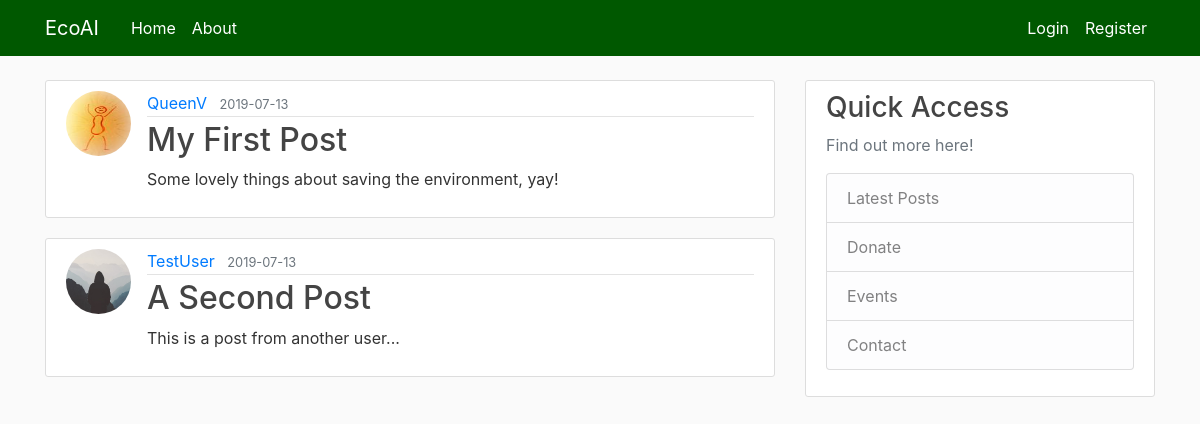
Page /home on the earlier database version.
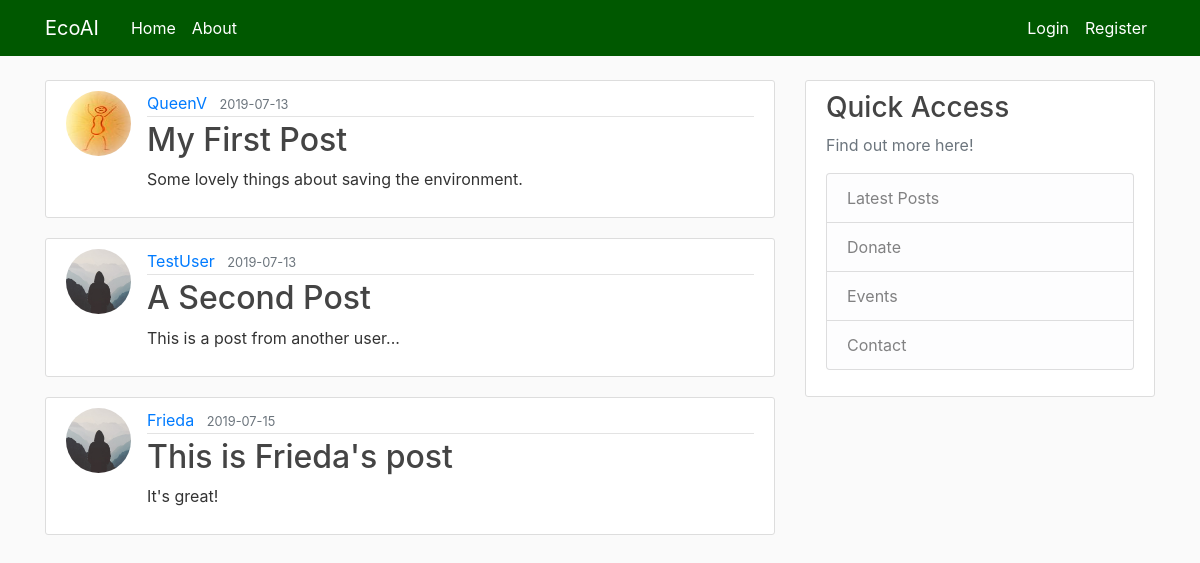
Same page on the later database version.
### flaskblog/models.py (models this page shows, shortened)
class Post(db.Model):
    id = db.Column(db.Integer, primary_key=True)
    title = db.Column(db.String(100), nullable=False)
    date_posted = db.Column(db.DateTime, nullable=False, default=datetime.utcnow)
    content = db.Column(db.Text, nullable=False)
    user_id = db.Column(db.Integer, db.ForeignKey('user.id'), nullable=False) #this relates Post to User

class User(db.Model, UserMixin):
    id = db.Column(db.Integer, primary_key=True)
    username = db.Column(db.String(20), unique=True, nullable=False)
    email = db.Column(db.String(120), unique=True, nullable=False)
    image_file = db.Column(db.String(20), nullable=False, default='default.jpg')
    password = db.Column(db.String(60), nullable=False)
    post = db.relationship('Post', backref='author', lazy=True) #this relates the User to Post

### flaskblog/routes.py (the view)
@app.route("/")
@app.route("/home")
def home():
    posts = Post.query.all()
    return render_template('home.html', posts=posts)

### flaskblog/templates/home.html
{% extends "layout.html" %}
{% block content %}
    {% for post in posts %}
        <article class="media content-section">
            <img class="rounded-circle article-img" src="{{ url_for('static', filename='profile_pics/' + post.author.image_file) }}">
            <div class="media-body">
              <div class="article-metadata">
                <a class="mr-2" href="#">{{ post.author.username }}</a>
                <small class="text-muted">{{ post.date_posted.strftime('%Y-%m-%d') }}</small>
              </div>
              <h2><a class="article-title" href="{{ url_for('post', post_id=post.id) }}">
                  {{ post.title }}
                </a></h2>
              <p class="article-content">{{ post.content }}</p>
            </div>
        </article>
    {% endfor %}
{% endblock content %}

### flaskblog/templates/layout.html (shortened to what this page needs)
<!DOCTYPE html>
<html>
<head>
    <link rel="stylesheet" href="https://stackpath.bootstrapcdn.com/bootstrap/4.3.1/css/bootstrap.min.css">
    <link rel="stylesheet" href="{{ url_for ('static', filename='main.css') }}" />
</head>
<body>
    <header class="site-header">
        <nav class="navbar navbar-expand-md navbar-dark bg-steel fixed-top">
            <div class="container">
                <a class="navbar-brand mr-4" href="/">EcoAI</a>
                <div class="collapse navbar-collapse" id="navbarToggle">
                    <div class="navbar-nav mr-auto">
                        <a class="nav-item nav-link" href="{{url_for('home')}}">Home</a>
                        <a class="nav-item nav-link" href="{{url_for('about')}}">About</a>
                    </div>
                    <div class="navbar-nav">
                        {% if current_user.is_authenticated %}
                            <a class="nav-item nav-link" href="{{url_for('new_post')}}">New Post</a>
                            <a class="nav-item nav-link" href="{{url_for('account')}}">Account</a>
                            <a class="nav-item nav-link" href="{{url_for('logout')}}">Logout</a>
                        {% else %}
                            <a class="nav-item nav-link" href="{{url_for('login')}}">Login</a>
                            <a class="nav-item nav-link" href="{{url_for('register')}}">Register</a>
                        {% endif %}
                    </div>
                </div>
            </div>
        </nav>
    </header>
    <main role="main" class="container">
        <div class="row">
            <div class="col-md-8">
                {% block content %}{% endblock %}
            </div>
            <div class="col-md-4">
                <div class="content-section">
                    <h3>Quick Access</h3>
                    <p class='text-muted'>Find out more here!
                    <ul class="list-group">
                        <li class="list-group-item list-group-item-light">Latest Posts</li>
                        <li class="list-group-item list-group-item-light">Donate</li>
                        <li class="list-group-item list-group-item-light">Events</li>
                        <li class="list-group-item list-group-item-light">Contact</li>
                    </ul>
                    </p>
                </div>
            </div>
        </div>
    </main>
</body>
</html>

### flaskblog/static/main.css (style rules this page uses)
body { background: #fafafa; color: #333333; margin-top: 5rem; }
h1, h2, h3, h4, h5, h6 { color: #444444; }
.bg-steel { background-color: #005800; }
.site-header .navbar-nav .nav-link { color: #ffffff; }
.content-section { background: #ffffff; padding: 10px 20px; border: 1px solid #dddddd; border-radius: 3px; margin-bottom: 20px; }
.article-title { color: #444444; }
.article-content { white-space: pre-line; }
.article-img { height: 65px; width: 65px; margin-right: 16px; }
.article-metadata { padding-bottom: 1px; margin-bottom: 4px; border-bottom: 1px solid #e3e3e3 }
.text-muted { color: #005800; }

Differences in the rows shown:
changed Post "My First Post": content "Some lovely things about saving the environment, yay!" → "Some lovely things about saving the environment."
added Post: image_file (placeholder picture), author.username "Frieda", date_posted "2019-07-15", title "This is Frieda's post", content "It's great!"
